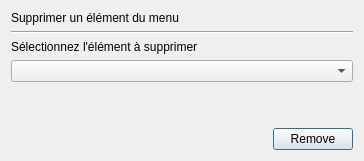
<?xml version="1.0" encoding="UTF-8"?>
<ui version="4.0">
 <class>editRemRestaurant</class>
 <widget class="QDialog" name="editRemRestaurant">
  <property name="geometry">
   <rect>
    <x>0</x>
    <y>0</y>
    <width>364</width>
    <height>161</height>
   </rect>
  </property>
  <property name="windowTitle">
   <string>Remove Item - Restaurant Manager</string>
  </property>
  <layout class="QGridLayout" name="gridLayout">
   <item row="0" column="0">
    <widget class="QLabel" name="label">
     <property name="text">
      <string>&lt;html&gt;&lt;head/&gt;&lt;body&gt;&lt;p&gt;Supprimer un élément du menu&lt;/p&gt;&lt;/body&gt;&lt;/html&gt;</string>
     </property>
    </widget>
   </item>
   <item row="1" column="0">
    <widget class="Line" name="line">
     <property name="orientation">
      <enum>Qt::Horizontal</enum>
     </property>
    </widget>
   </item>
   <item row="2" column="0">
    <widget class="QLabel" name="label_2">
     <property name="text">
      <string>Sélectionnez l'élément à supprimer</string>
     </property>
    </widget>
   </item>
   <item row="3" column="0">
    <widget class="QComboBox" name="menuList"/>
   </item>
   <item row="5" column="0">
    <layout class="QHBoxLayout" name="horizontalLayout">
     <item>
      <spacer name="horizontalSpacer">
       <property name="orientation">
        <enum>Qt::Horizontal</enum>
       </property>
       <property name="sizeHint" stdset="0">
        <size>
         <width>40</width>
         <height>20</height>
        </size>
       </property>
      </spacer>
     </item>
     <item>
      <widget class="QPushButton" name="okButton">
       <property name="text">
        <string>Remove</string>
       </property>
      </widget>
     </item>
    </layout>
   </item>
   <item row="4" column="0">
    <spacer name="verticalSpacer">
     <property name="orientation">
      <enum>Qt::Vertical</enum>
     </property>
     <property name="sizeHint" stdset="0">
      <size>
       <width>20</width>
       <height>40</height>
      </size>
     </property>
    </spacer>
   </item>
  </layout>
 </widget>
 <resources/>
 <connections/>
</ui>
